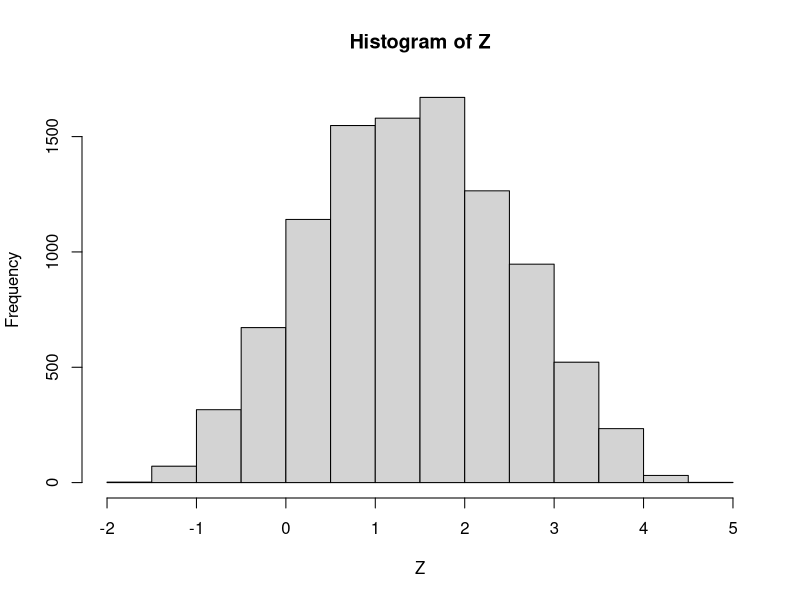

Write R code to recreate this figure.

#Generate some sample logistic regression data
intercept = 0.4
theta1 = 1
theta2 = -2
theta3 = 3
theta4 = 0.00001
set.seed(144)
N = 10000
X <- matrix(runif(4*N), ncol = 4)
X <- cbind(rep(1,N), X)
head(X)

THETA <- matrix(c(intercept, theta1, theta2, theta3, theta4), ncol = 1)
THETA
Z     <- X %*% THETA + 0.2*matrix(rnorm(N), ncol = 1)
hist(Z)
Y     <- rep(1, length(Z))
Y[Z < mean(Z)] <- 0
table(Y)
#Put some values blurr at mean(Z)
lower = mean(Z) - sd(Z)
upper = mean(Z) + sd(Z)
Y[sample(which(Z < mean(Z) & Z > lower),50,replace = TRUE)] <- 1
Y[sample(which(Z >= mean(Z) & Z < upper),50,replace = TRUE)] <- 0
table(Y)
dat.prep <- (data.frame(Y=Y, as.data.frame(X)[,-1]))
#dat.prep[["Y"]] <- as.factor(dat.prep[["Y"]])
write.csv(dat.prep,file = "dat.prep.csv", row.names = FALSE)
